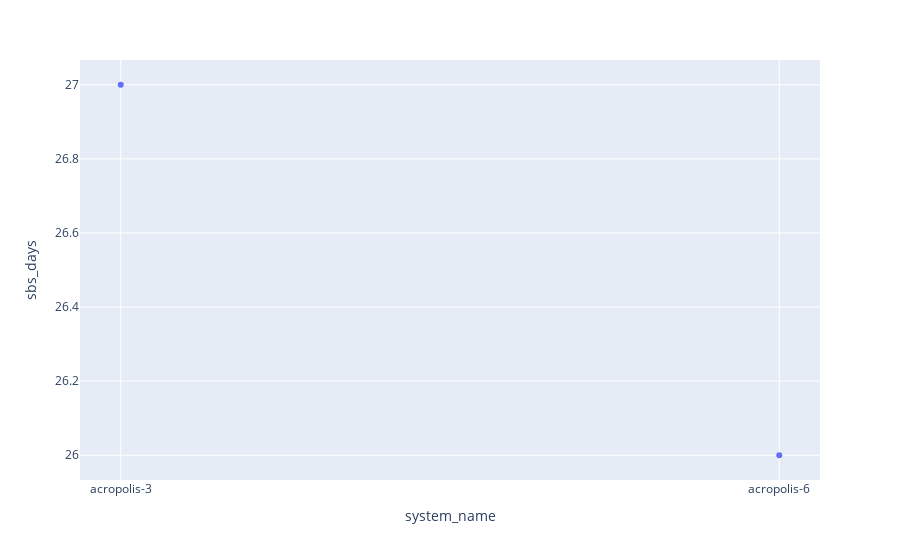

Here is the notebook cell this chart was saved with:
### Code cell
# 144 * 10 minute intervals in 1 day - 3 * 10 min intervals in one calibration
# 24* 1h interval in 1 day

df_plot = df.sort("datetime") \
    .group_by(["system_name", "system_id"]) \
    .agg((pl.col("gmp343_corrected").count() / 24).cast(int).alias("sbs_days")) \
    .join(df_sbs, on="system_id") \
    .drop("^.*_right$") \
    .sort("system_id")

fig = px.scatter(df_plot, x="system_name", y="sbs_days")
fig.show()

### Figure 1 — Plotly figure (JSON) as saved in the notebook; plotly's stock layout.template omitted (floating-point values rounded to 4 significant figures)
{"data": [{"hovertemplate": "system_name=%{x}<br>sbs_days=%{y}<extra></extra>", "legendgroup": "", "marker": {"color": "#636efa", "symbol": "circle"}, "mode": "markers", "name": "", "orientation": "v", "showlegend": false, "type": "scatter", "x": ["acropolis-3", "acropolis-6"], "xaxis": "x", "y": [27, 26], "yaxis": "y"}], "layout": {"legend": {"tracegroupgap": 0}, "margin": {"t": 60}, "xaxis": {"anchor": "y", "domain": [0, 1], "title": {"text": "system_name"}}, "yaxis": {"anchor": "x", "domain": [0, 1], "title": {"text": "sbs_days"}}}}
